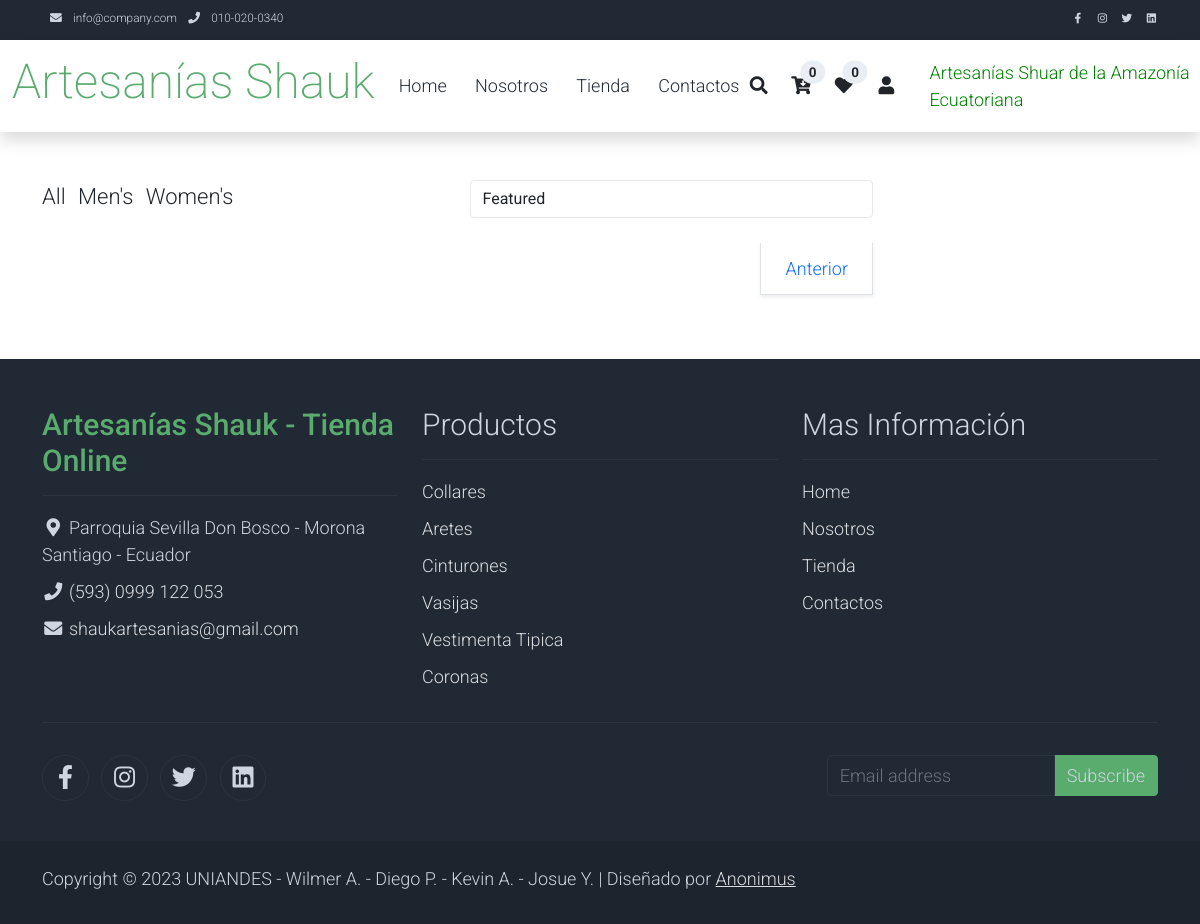
Page /principal/shop/2 on the earlier database version.
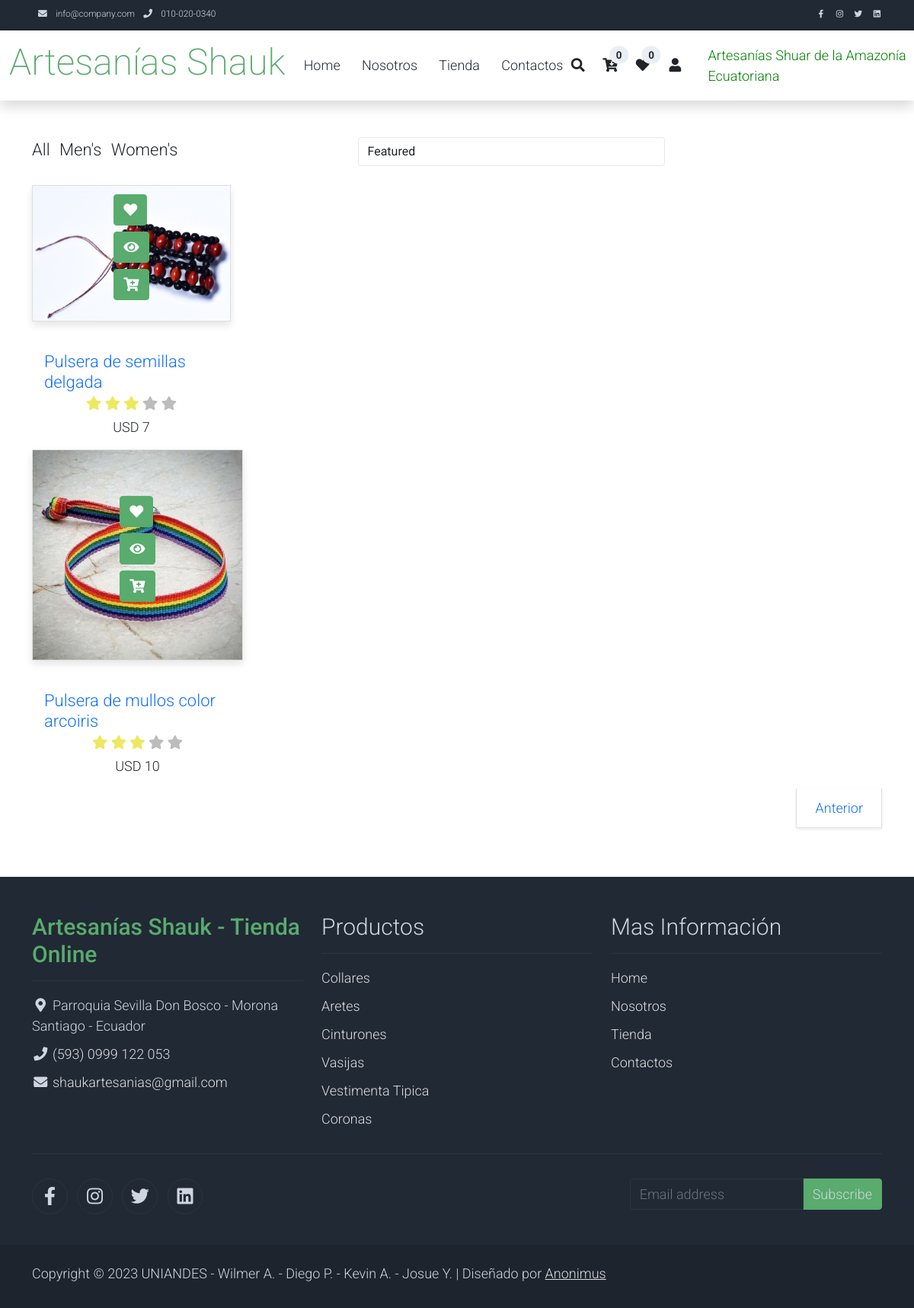
Same page on the later database version.
### tables this page shows
CREATE TABLE `productos` (
  `pro_id` int(11) NOT NULL,
  `pro_nombre` varchar(100) DEFAULT NULL,
  `pro_descripcion` varchar(100) DEFAULT NULL,
  `pro_precio` float DEFAULT NULL,
  `pro_catid` int(11) DEFAULT NULL,
  `pro_imagen` varchar(150) NOT NULL,
  `pro_imagen2` varchar(150) NOT NULL,
  `pro_imagen3` varchar(150) NOT NULL,
  `pro_stock` int(11) NOT NULL
);

### Config/App/Views.php (called while the page is built)
<?php
class Views{
    public function getView($ruta, $vista, $data="")
    {
        if ($ruta == "home") {
            $vista = "Views/".$vista.".php";
        }else{
            $vista = "Views/".$ruta."/".$vista.".php";
        }
        require $vista;
    }
}
?>

### Controllers/Principal.php (called while the page is built, shortened)
<?php
class Principal extends Controller
{
    public function shop($page)
    {
        $pagina=(empty($page)) ? 1 : $page ;
        $porPagina=5;
        $desde=($pagina - 1) * $porPagina;
        $data['title'] = 'Nuestros Productos';
        $data['productos'] = $this->model->getProductos($desde,$porPagina);
        $data['pagina'] = $pagina;
        $total=$this->model->getTotalProductos();
        $data['total']=ceil($total['total'] / $porPagina);
        $this->views->getView('principal', "shop", $data);
    }
}

### Config/App/Query.php (called while the page is built, shortened)
<?php
class Query extends Conexion{
    private $pdo, $con, $sql, $datos;
    public function __construct() {
        $this->pdo = new Conexion();
        $this->con = $this->pdo->conect();
    }
    public function selectAll(string $sql)
    {
        $this->sql = $sql;
        $resul = $this->con->prepare($this->sql);
        $resul->execute();
        $data = $resul->fetchAll(PDO::FETCH_ASSOC);
        return $data;
    }
}
?>

### Config/App/conexion.php (called while the page is built)
<?php
class Conexion{
    private $conect;
    public function __construct()
    {
        $pdo = "mysql:host=".HOST.";dbname=".DB.";".CHARSET;
        try {
            $this->conect = new PDO($pdo, USER, PASS);
            $this->conect->setAttribute(PDO::ATTR_ERRMODE, PDO::ERRMODE_EXCEPTION);
        } catch (PDOException $e) {
            echo "Error en la conexion".$e->getMessage();
        }
    }
    public function conect()
    {
        return $this->conect;
    }
}
?>

### Models/PrincipalModel.php (called while the page is built, shortened)
<?php
class PrincipalModel extends Query{
    public function getProductos($desde,$porPagina)
    {
        $sql="SELECT * FROM productos LIMIT $desde, $porPagina";
        return $this->selectall($sql);
    }
}
?>

### Config/App/Controller.php (called while the page is built, shortened)
<?php
class Controller{
    public function cargarModel()
    {
        $model = get_class($this)."Model";
        $ruta = "Models/".$model.".php";
        if (file_exists($ruta)) {
            $this->model = new $model();
        }
    }
}
?>

### Views/principal/shop.php (the view, shortened to what the rows shown need)
<?php include_once 'views/template/header-principal.php'; ?>
    <div class="container py-5">
        <div class="row">
            <div class="col-lg-9">
                <div class="row">
                    <?php foreach($data['productos'] as $producto) { ?>
                        <div class="col-md-4">
                        <div class="card mb-4 product-wap rounded-0">
                                <div class="card-img-overlay rounded-0 product-overlay d-flex align-items-center justify-content-center">
                                    <ul class="list-unstyled">
                                        <li><a class="btn btn-success text-white btnAddDeseo" href="#" prod="<?php echo $producto['pro_id'];?>"><i class="fas fa-heart"></i></a></li>
                                        <li><a class="btn btn-success text-white mt-2" href="<?php echo BASE_URL . 'principal/detail/' . $producto['pro_id'];?>"><i class="fas fa-eye"></i></a></li>
                                        <li><a class="btn btn-success text-white mt-2 btnAddCarrito" href="#" prod="<?php echo $producto['pro_id'];?>"><i class="fas fa-cart-plus"></i></a></li>
                                    </ul>
                                </div>
                            </div>
                            <div class="card-body">
                                <a href="#" class="h3 text-decoration-none"><?php echo $producto['pro_nombre'];?></a>
                                <ul class="list-unstyled d-flex justify-content-center mb-1">
                                    <li>
                                        <i class="text-warning fa fa-star"></i>
                                        <i class="text-warning fa fa-star"></i>
                                        <i class="text-warning fa fa-star"></i>
                                        <i class="text-muted fa fa-star"></i>
                                        <i class="text-muted fa fa-star"></i>
                                    </li>
                                </ul>
                                <p class="text-center mb-0"><?php echo MONEDA . ' ' . $producto['pro_precio'];?></p>
                            </div>
                        </div>
                        </div>
                    <?php } ?>
                </div>
                </div>
                </div>
    </div>
<?php include_once 'views/template/footer-principal.php'; ?>
</body>
</html>

Differences in the rows shown:
added productos: pro_nombre "Pulsera de semillas delgada", pro_precio "7"
added productos: pro_nombre "Pulsera de mullos color arcoiris", pro_precio "10"
